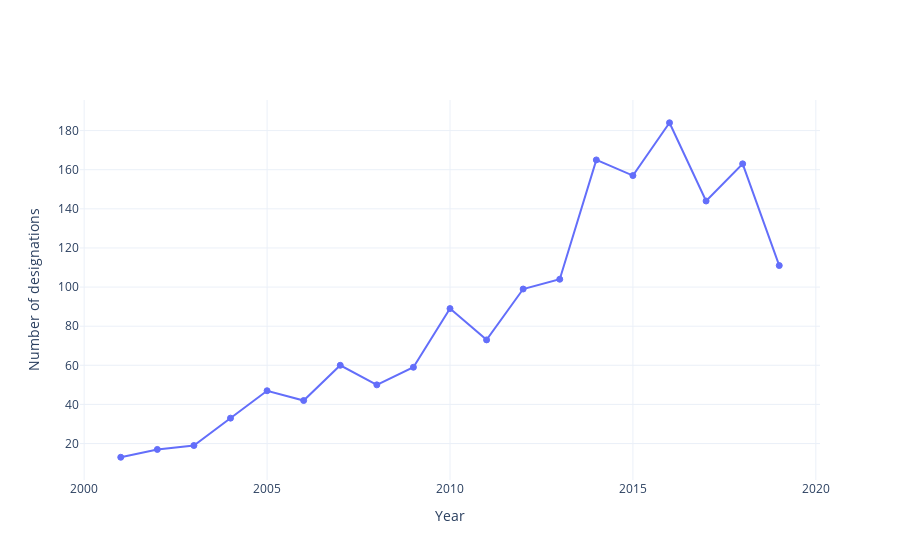

Here is the notebook cell this chart was saved with:
### Markdown cell above
## 1. Number of designations each year
(exclude 2000 and 2020, because data is incomplete)

### Code cell
import plotly.colors
import plotly.graph_objects as go

# Create container for time data
time_evolution = pd.DataFrame(columns={'Year', 'Number of designations'})

# Group data by year
years = pd.to_datetime(
    data['Designation date']).apply(lambda x: x.year)
for year in years.dropna().unique():
    # Ignore 2000 and 2020
    if (year == 2000) or (year == 2020):
        continue

    # Get outcomes for that year
    mask = years == year
    n_designations = years[mask].count()
    
    # Append to main container
    time_evolution = time_evolution.append(pd.DataFrame({
        'Year': [year],
        'Number of designations': [n_designations]}))

# Sort by time
time_evolution.sort_values(by='Year', inplace=True)

# Create line plot
fig = go.Figure()
colour = plotly.colors.qualitative.Plotly[0]

fig.add_trace(go.Scatter(
    x=time_evolution['Year'],
    y=time_evolution['Number of designations'],
    marker=dict(
        line=dict(color=colour, width=1))))

# Set axes and template
fig.update_layout(
    template="plotly_white",
    xaxis_title='Year',
    yaxis_title='Number of designations')

fig.show()

### Figure 1 — Plotly figure (JSON) as saved in the notebook; plotly's stock layout.template omitted (floating-point values rounded to 4 significant figures)
{"data": [{"marker": {"line": {"color": "#636EFA", "width": 1}}, "type": "scatter", "x": [2001, 2002, 2003, 2004, 2005, 2006, 2007, 2008, 2009, 2010, 2011, 2012, 2013, 2014, 2015, 2016, 2017, 2018, 2019], "y": [13, 17, 19, 33, 47, 42, 60, 50, 59, 89, 73, 99, 104, 165, 157, 184, 144, 163, 111]}], "layout": {"xaxis": {"title": {"text": "Year"}}, "yaxis": {"title": {"text": "Number of designations"}}}}
